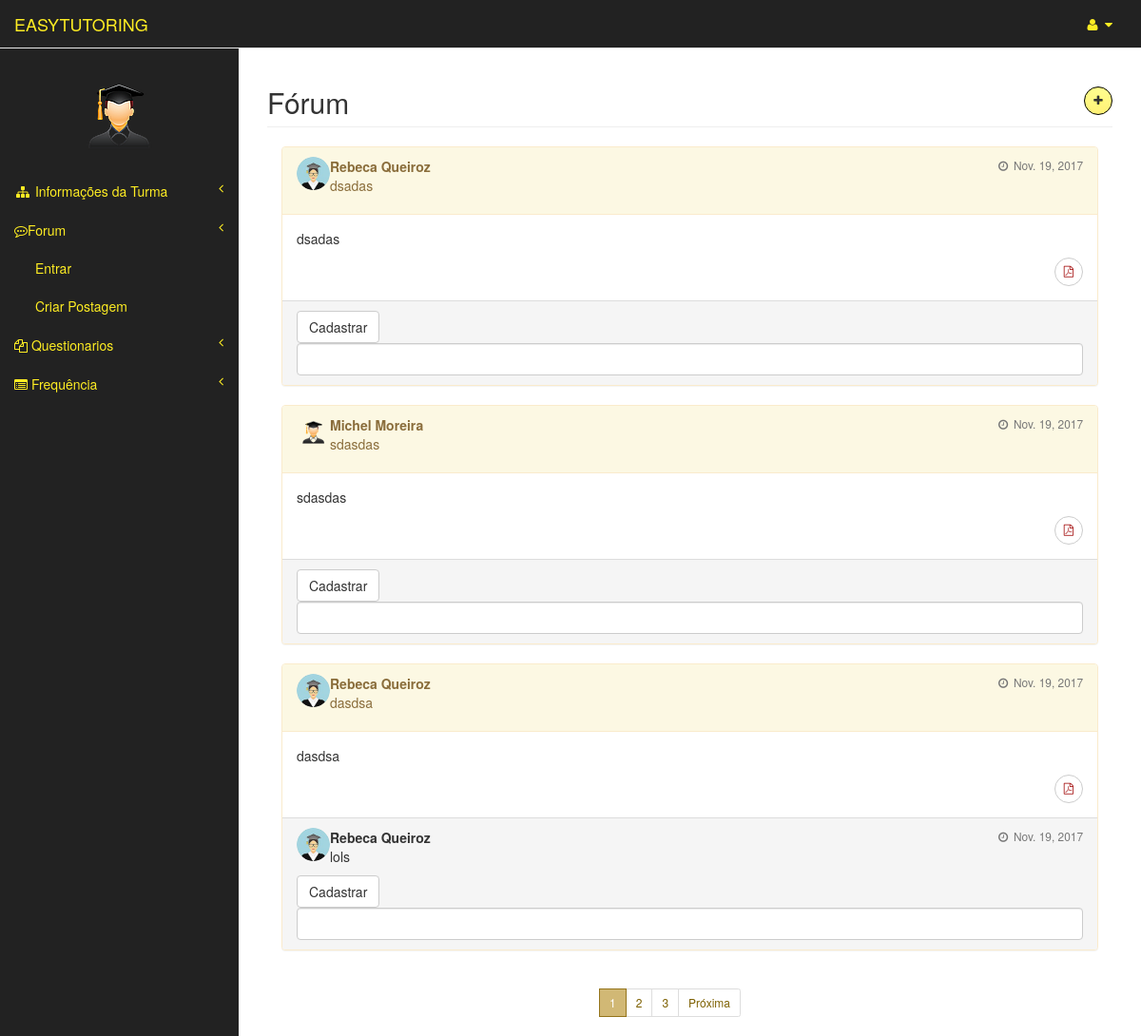
Screenshot of /forum/show/13/ (signed in) with the database file from the repository.
### usuarios/models.py (models this page shows, shortened)
class Usuario(models.Model):
	user = models.OneToOneField(User)
	matricula = models.CharField(max_length=20)
	curso = models.CharField(max_length=3)
	tipo = models.CharField(max_length=8, blank=False,null=True)
	nome_completo = models.CharField(max_length=150)
	img = models.ImageField(upload_to="img/original/", blank=True)
	thumb = ThumbnailerImageField(upload_to="img/thumb/", blank=True,null=True,resize_source=dict(size=(100, 100), sharpen=True))

### forum/models.py (models this page shows, shortened)
class Post(models.Model):
	titulo = models.CharField(max_length=150,null=True)
	descricao = models.CharField(max_length=800,null=True)
	anexo = models.FileField(upload_to='arquivos/',null=True)
	turma = models.ForeignKey(Turma,null=True)
	date= models.DateField(("Date"),default= date.today)
	usuario = models.ForeignKey(Usuario,null=True)

class Comentario(models.Model):
	descricao = models.CharField(max_length=240)
	date= models.DateField(("Date"),default= date.today)
	usuario = models.ForeignKey(Usuario,null=True)
	post = models.ForeignKey(Post,null=True)

### forum/views.py (the view, shortened to what this page needs)
# urls.py: url(r'^show/(?P<turma_id>[0-9]+)/$', views.show, name='show'),
def show(request,turma_id):
	user = request.user
	usuario = Usuario.objects.get(user=user)
	template = templates(request)
	turma = Turma.objects.get(pk=turma_id)
	p = Post.objects.filter(turma_id=turma).order_by('date')
	paginator = Paginator(p, 3)
	comentarios = Comentario.objects.all()
	try:
		page = int(request.GET.get('page', '1'))
	except ValueError:
		page = 1
	try:
		posts = paginator.page(page)
	except (EmptyPage, InvalidPage):
		posts = paginator.page(paginator.num_pages)
	messages.add_message(request, messages.ERROR, 'Não foi possível cadastrar a notícia.')
	form = PostForm()
	context= {'turma': turma,
	'usuario':usuario,
	'template': template,
	'posts':posts,
	'form':form,
	'comentarios':comentarios,
	}
	return render(request,'forum/show.html',context=context)

### forum/forms.py
class PostForm(forms.Form):
	titulo = forms.CharField(label='titulo', widget=forms.Textarea(),required=False, max_length=150)
	descricao = forms.CharField(label='titulo', widget=forms.Textarea(),required=False ,max_length=800)
	anexo = forms.FileField(label="anexo", required=True)

### forum/views.py (called while the page is built)
def templates(request):
	user = request.user
	usuario = Usuario.objects.get(user=user)
	if usuario.tipo == "tutor" :
		template = "tutor_area/turmaArea.html"
	elif usuario.tipo == "professor" :
		template = "professor_area/index.html"
	else:
		template = "aluno_area/turmaArea.html"
	return template

### templates/forum/show.html (shortened to what this page needs)
{% extends template %}
{% load widget_tweaks %}
{% load static %}
{% block ref %}
    <link href="{% static 'css/forum.css' %}" rel="stylesheet">
{% endblock ref %}
{% block pageHeader %}
    <h2 class="page-header">Fórum
                               <a data-toggle="modal" href="#noticia"> <button type="button" id="button" class="btn btn-default btn-circle btn-login"><i class="fa fa-plus"></i>
                            </button></a></h2>
{% endblock pageHeader %}
{% block form %}
    {% for post in posts %}
    <div id="keke">
	    <div class="col-lg-12">
	                    <div class="panel panel-warning">
	                        <div class="panel-heading">
								<span class="chat-img pull-left">
                                <img id="img" class= "img-circle" src="{{post.usuario.thumb.url}}">
                            </span>
                            <div class="chat-body clearfix">
                                <div class="header">
                                    <strong class="primary-font">{{post.usuario.nome_completo}}</strong>
                                    <small class="pull-right text-muted">
                                        <i class="fa fa-clock-o fa-fw"></i> {{post.date}}
                                    </small>
                                </div>
                                <p>
                                      {{post.descricao}}
                                </p>
                			 </div>
	                        </div>
	                        <div class="panel-body">
								<p>{{ post.descricao }}</p>
								{% if post.anexo.url|slice:"-4:" == ".pdf"  %}
								<a id="button" href="{{ post.anexo.url }}"> <button type="button" class="btn btn-default btn-circle"><i id="pdf" class="fa  fa-file-pdf-o "></i>
                            </button></a>
								{% elif post.anexo.url|slice:"-4:" == ".doc" or post.anexo.url|slice:"-5:" == ".docx"  %}
								    <a id="button"  href="{{ post.anexo.url }}"> <button type="button" class="btn btn-default btn-circle"><i id="doc" class="fa  fa-file-word-o"></i>
                            </button></a>
								{% elif post.anexo.url|slice:"-5:" == ".xlsx" or post.anexo.url|slice:"-4:" == ".csv" %}
								    <a  id="button" href="{{ post.anexo.url }}"> <button type="button" class="btn btn-default btn-circle"><i id="excell" class="fa  fa-file-excel-o
"></i>
                            </button></a>
								{% elif post.anexo.url|slice:"-5:" == ".pptx"  %}
								    <a  id="button" href="{{ post.anexo.url }}"> <button type="button" class="btn btn-default btn-circle"><i id="power" class="fa fa-file-powerpoint-o"></i>
                            </button></a>
								{% else %}
								    <a id="button"  href="{{ post.anexo.url }}"> <button type="button" class="btn btn-default btn-circle"><i id="zip" class="fa fa-file-zip-o"></i>
                            </button></a>
								{% endif %}
	                        </div>
	                        <div class="panel-footer">
								<div class="row" id="coment{{post.id}}">
									<div class="form-group">
										<div class="col-sm-12">
										{% for comentario in comentarios %}
											{% if comentario.post == post %}
			                                    <span class="chat-img pull-left">
			                                        <img id="img" class= "img-circle" src="{{comentario.usuario.thumb.url}}">
			                                    </span>
			                                    <div class="chat-body clearfix">
			                                        <div class="header">
			                                            <strong class="primary-font">{{comentario.usuario.nome_completo}}</strong>
			                                            <small class="pull-right text-muted">
			                                                <i class="fa fa-clock-o fa-fw"></i> {{comentario.date}}
			                                            </small>
			                                        </div>
			                                        <p>
			                                              {{comentario.descricao}}
			                                        </p>
                                    </div>
											{% endif %}
										{% endfor %}
										<button type="button" value="{{post.id}}" id="add" class="btn btn-default ">Cadastrar</button>
										<input id="texto{{post.id}}" class="form-control">
		                           		</div>
								   		</div>
		                           		</div>
								   </div>
								</div>
						</div>
					</div>
    {% endfor %}
<div class="row">
	<div class="col-sm-6" id="x">
		<div class="dataTables_paginate paging_simple_numbers" id="dataTables-example_paginate">
  <ul class="pagination pagination-sm" >
    <li class="page-item">
				{% for i in posts.paginator.page_range  %}
					{% if posts.number == i %}
			    		<li class="page-item active"><a class="page-link" href="?page={{i}}">{{i}}</a></li>
					{% else %}
					    <li class="page-item"><a  class="page-link" href="?page={{i}}"><div id="zip">{{i}}</div></a></li>
					{% endif %}
				{% endfor %}
				{% if posts.has_next %}
					 <li class="page-item"><a class="page-link"<a href="?page={{ posts.next_page_number }}"><div id="zip">Próxima</div></a></li>
		        {% endif %}
			</ul>
		</div>
	</div>
</div>
{% endblock form %}

### templates/aluno_area/turmaArea.html (shortened to what this page needs)
{% extends "aluno_area/index.html" %}
{% block principal %}
    <a class="navbar-brand" href="{% url 'tutor_area:index' %}" id="link-color">EASYTUTORING</a>
{% endblock principal %}
{% block barraLateral %}
                <div class="navbar-default sidebar" role="navigation">
                <div class="sidebar-nav navbar-collapse">
                    <ul class="nav" id="side-menu">
                        <br>
                       <center><p><img src="{{ usuario.thumb.url}}" class= "img-circle"/> </p></center>
                        <li class="itens-menu">
                            <a href="#" id="link-color"><i class="fa fa-sitemap fa-fw"></i> Informações da Turma<span class="fa arrow"></span></a>
                        </li>
                        <li class="itens-menu">
                            <a href="#" id="link-color"><i class="fa fa-commenting-o" ></i>Forum<span class="fa arrow"></span></a>
                            <ul class="nav nav-second-level">
                                <li>
                                    <a href="{% url 'forum:show' turma.id%}"  id="link-color">Entrar</a>
                                </li>
                                <li>
                                    <a href="#" id="link-color">Criar Postagem</a>
                                </li>
                            </ul>
                        </li>
                        <li class="itens-menu">
                            <a href="#" id="link-color"><i class="fa fa-files-o"></i> Questionarios<span class="fa arrow"></span></a>
                        </li>
                        <li class="itens-menu">
                            <a href="#" id="link-color"><i class="fa fa-list-alt"></i> Frequência<span class="fa arrow"></span></a>
                        </li>
                    </ul>
                </div>
            </div>
{% endblock barraLateral %}

### static/css/forum.css (style rules this page uses)
#img { width: 35px; height: 35px; }
#button { float: right; }
#pdf { color: #a81919; }
#zip { color: #7d6001; }
#x { margin-left: 350px; }
.page-item:last-child .page-link { border-top-right-radius: 0.25rem; border-bottom-right-radius: 0.25rem; }
.page-item.active .page-link { z-index: 2; color: #fff; background-color: #d1b875; border-color: #94741b; }

### static/css/tutoring.css (style rules this page uses)
.btn-login { border:1px solid black; background:-webkit-gradient( linear, left top, left bottom, color-stop(5%, #fffd8f), color-stop(100%, #fff175) ); background-color:#fffd8f; text-shadow:1px 1px 0px #fff766; box-shadow:inset 1px 1px 0px 0px #faf87f; }
#link-color { color: #feed23; }

### rows the page displays
Usuario: thumb (picture)
Post: usuario.thumb (picture), usuario.nome_completo "Rebeca Queiroz", date "Nov. 19, 2017", descricao "dsadas", {{ post.id }} 58 (drawn)
Post: usuario.thumb (picture), usuario.nome_completo "Michel Moreira", date "Nov. 19, 2017", descricao "sdasdas", {{ post.id }} 59 (drawn)
Post: usuario.thumb (picture), usuario.nome_completo "Rebeca Queiroz", date "Nov. 19, 2017", descricao "dasdsa", {{ post.id }} 60 (drawn)
Comentario: usuario.thumb (picture), usuario.nome_completo "Rebeca Queiroz", date "Nov. 19, 2017", descricao "lols"

### other values shown
{{ i }} "1"
{{ i }} "2" "3"
